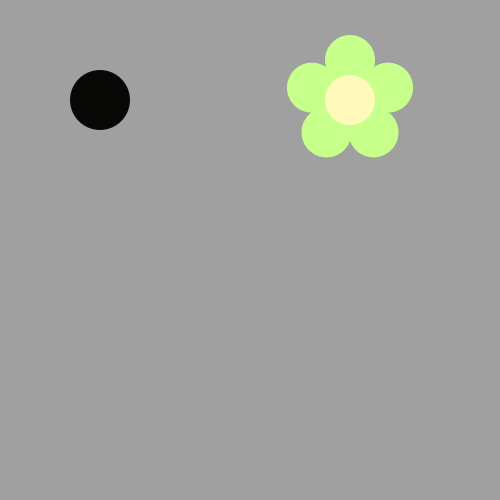
Frame 1 (no input)
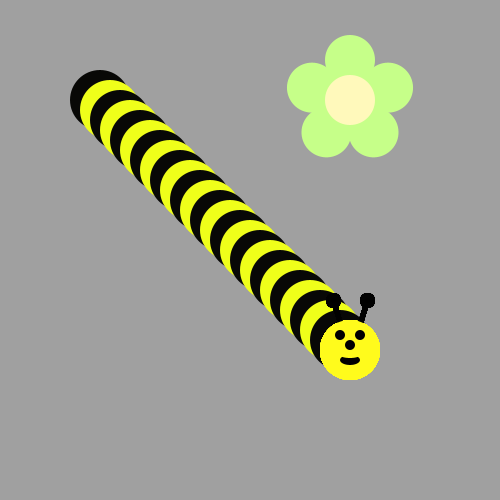
Frame 60 (the mouse pressed at the canvas centre just before this capture)
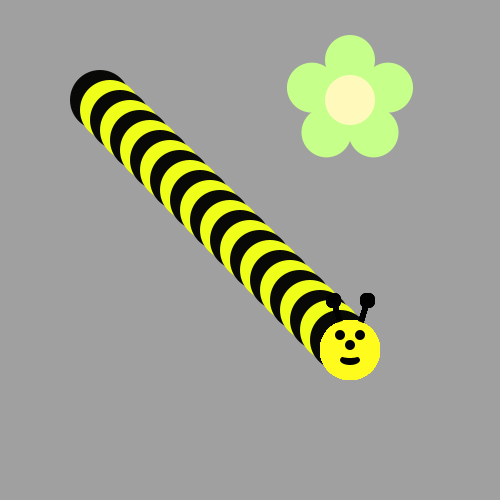
Frame 120 (the mouse held since frame 60 and released just before this capture)

The Processing sketch that drew these frames (run headless with seeded random() and noise(); from frame 60 on, the mouse is pressed at the canvas centre):

// Processing sketch: BeeFace
// ── BeeFace.pde
int nextCircle = 25;
int move = 0;

void draw() {
/*Use a loop to make a body for the Bee!
Then put his head on using drawBeeFace(x,y)
Use Modulo to make the colors alternate 
*/
  if (nextCircle > 0){
    if (nextCircle % 2 == 0){
      fill(#EFFF1A);
    }
    else{
      fill(#080806);
    }
    ellipse(100+move, 100+move,60,60);

    nextCircle = nextCircle - 1;
    move = move + 10;
  }
  else{
   drawBeeFace(100+move,100+move); 
  }
}

void drawFlower(int x, int y) {
     noStroke();
     translate(x, y);
     // draw 5 petals, rotating after each one
     fill(#c6ff89);      // green
      for (int i = 0; i < 5; i++) {
           ellipse(0, -40, 50, 50);
          rotate(radians(72));
     }
     fill(#fff9bb); // light yellow
     ellipse(0, 0, 50, 50);
} 
void drawBeeFace(int BeeFaceX, int BeeFaceY) {
     noStroke();
     fill(0, 0, 0);
     stroke(1);
     strokeWeight(5);
     line(BeeFaceX-10, BeeFaceY-27, BeeFaceX-17, BeeFaceY-50);
     line(BeeFaceX+10, BeeFaceY-27, BeeFaceX+17, BeeFaceY-50);
     ellipse(BeeFaceX-17, BeeFaceY-50, 10, 10);
     ellipse(BeeFaceX+17, BeeFaceY-50, 10, 10);
     noStroke();
     fill(255, 251, 28);
     ellipse(BeeFaceX, BeeFaceY, 60, 60); // face
     fill(255, 237, 209);
     fill(0,0,0);
      ellipse(BeeFaceX-10, BeeFaceY-15, 10, 10); // eyes
     ellipse(BeeFaceX+10, BeeFaceY-15, 10, 10);
      ellipse(BeeFaceX, BeeFaceY-5, 10, 10); // nose
      ellipse(BeeFaceX, BeeFaceY+10, 20, 10);// mouth
     fill(255, 251, 28);
     ellipse(BeeFaceX, BeeFaceY+5, 20, 6);
}

void setup() {
     ellipseMode(CENTER);
     size(500, 500);
     background(160, 160, 160);
      drawFlower(350, 100);
}
